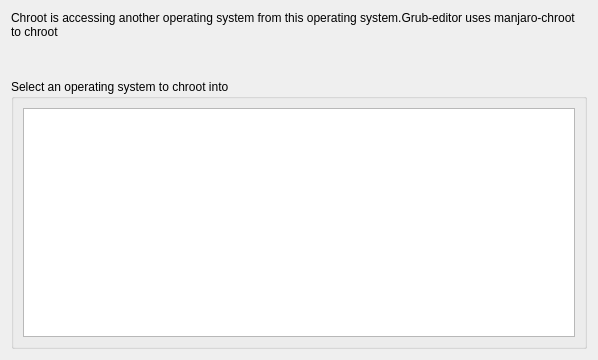
<?xml version="1.0" encoding="UTF-8"?>
<ui version="4.0">
 <class>Form</class>
 <widget class="QWidget" name="Form">
  <property name="geometry">
   <rect>
    <x>0</x>
    <y>0</y>
    <width>598</width>
    <height>360</height>
   </rect>
  </property>
  <property name="windowTitle">
   <string>Form</string>
  </property>
  <layout class="QGridLayout" name="gridLayout">
   <item row="0" column="0">
    <layout class="QVBoxLayout" name="VLyout_chroot">
     <property name="spacing">
      <number>40</number>
     </property>
     <property name="topMargin">
      <number>0</number>
     </property>
     <item>
      <layout class="QHBoxLayout" name="horizontalLayout_11">
       <item>
        <widget class="QLabel" name="label_3">
         <property name="text">
          <string>Chroot is accessing another operating system from this operating system.Grub-editor uses manjaro-chroot to chroot</string>
         </property>
         <property name="wordWrap">
          <bool>true</bool>
         </property>
        </widget>
       </item>
      </layout>
     </item>
     <item>
      <widget class="QGroupBox" name="groupBox_3">
       <property name="title">
        <string>Select an operating system to chroot into</string>
       </property>
       <layout class="QGridLayout" name="gridLayout_9">
        <item row="1" column="0">
         <layout class="QVBoxLayout" name="verticalLayout_3">
          <item>
           <widget class="QListWidget" name="listWidget"/>
          </item>
         </layout>
        </item>
       </layout>
      </widget>
     </item>
    </layout>
   </item>
  </layout>
 </widget>
 <resources/>
 <connections/>
</ui>
